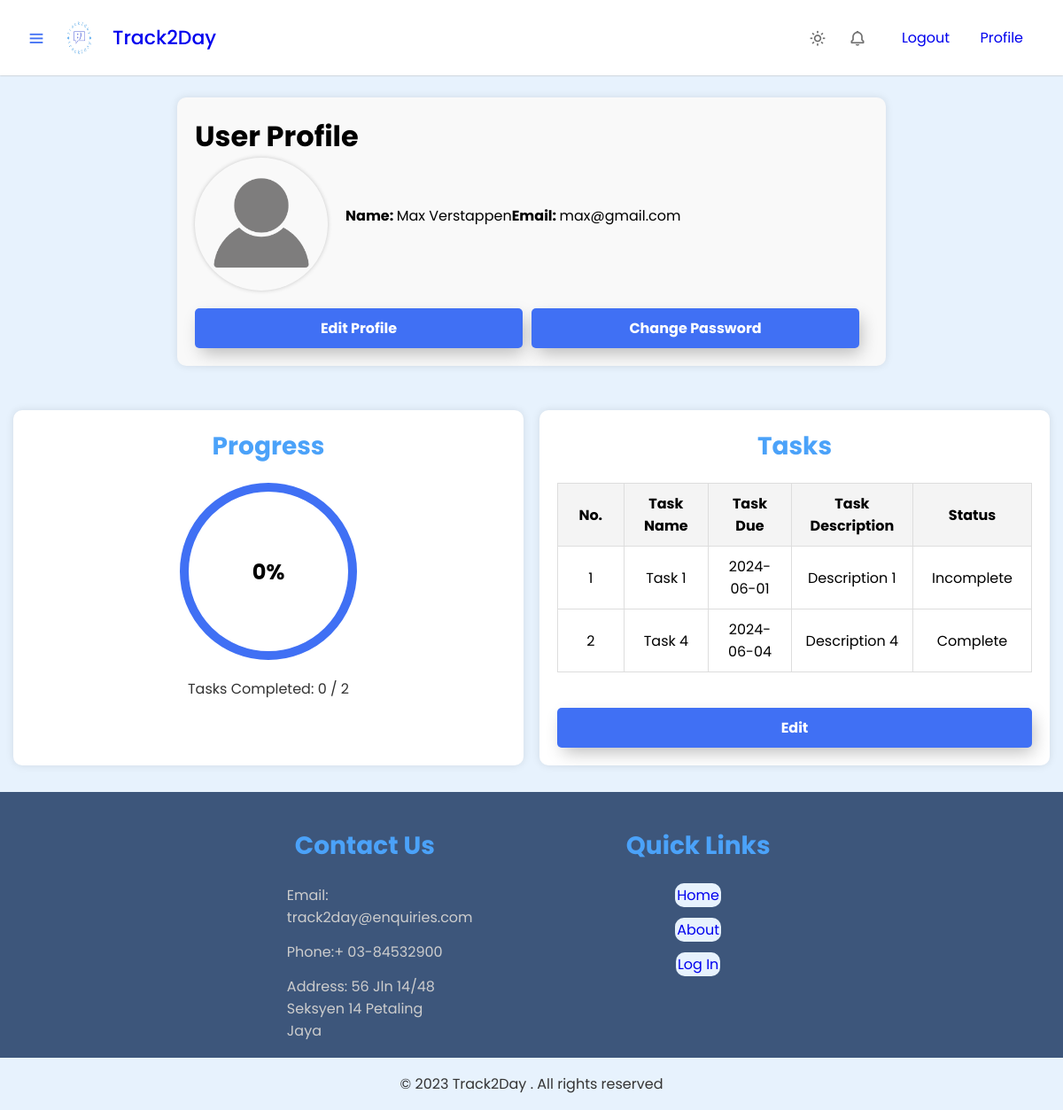
Screenshot of /userprofile.php (signed in) with the database file from the repository.
### tables this page shows
CREATE TABLE `user` (
  `user_email` varchar(45) NOT NULL,
  `user_fname` varchar(45) NOT NULL,
  `user_lname` varchar(45) NOT NULL,
  `user_password` varchar(45) NOT NULL,
  `adm_email` varchar(45) NOT NULL
);

CREATE TABLE `task` (
  `task_id` varchar(11) NOT NULL,
  `task_name` varchar(45) NOT NULL,
  `task_desc` varchar(45) NOT NULL,
  `task_duration` date DEFAULT NULL,
  `task_status` varchar(45) NOT NULL,
  `user_email` varchar(45) NOT NULL
);

### userprofile.php (the view, shortened to what this page needs)
<?php
include('dbconn.php');
$user_email = $_SESSION['email'];
$sql = "SELECT * FROM user WHERE user_email = '$user_email'";
$result = mysqli_query($dbconn, $sql);
if ($result && mysqli_num_rows($result) > 0) {
    $row = mysqli_fetch_assoc($result);
    $user_fname = $row['user_fname'];
    $user_lname = $row['user_lname'];
} else {
    echo "Error: User data not found.";
    exit();
}
$sql_completed_tasks = "SELECT COUNT(*) AS completed_tasks FROM task WHERE user_email = '$user_email' AND task_status = 'completed'";
$result_completed_tasks = mysqli_query($dbconn, $sql_completed_tasks);
if ($result_completed_tasks && mysqli_num_rows($result_completed_tasks) > 0) {
    $row_completed_tasks = mysqli_fetch_assoc($result_completed_tasks);
    $completed_tasks = $row_completed_tasks['completed_tasks'];
} else {
    $completed_tasks = 0;
}
$sql_total_tasks = "SELECT COUNT(*) AS total_tasks FROM task WHERE user_email = '$user_email'";
$result_total_tasks = mysqli_query($dbconn, $sql_total_tasks);
if ($result_total_tasks && mysqli_num_rows($result_total_tasks) > 0) {
    $row_total_tasks = mysqli_fetch_assoc($result_total_tasks);
    $total_tasks = $row_total_tasks['total_tasks'];
} else {
    $total_tasks = 0;
}
$progress_percentage = ($total_tasks > 0) ? ($completed_tasks / $total_tasks) * 100 : 0;
$sql_tasks = "SELECT * FROM task WHERE user_email = '$user_email'";
$result_tasks = mysqli_query($dbconn, $sql_tasks);
?>
<!DOCTYPE html>
<html lang="en">
<head>
    <link href="https://unpkg.com/boxicons@2.1.4/css/boxicons.min.css" rel="stylesheet" />
    <link rel="stylesheet" href="style.css" />
</head>
<body>
    <nav class="navbar">
        <div class="logo_item">
            <i class="bx bx-menu" id="sidebarOpen"></i>
            <img src="icon.jpg" alt="Track2Day Logo">
            <a href="menu2.php">Track2Day</a>
        </div>
        <div class="navbar_content">
            <i class='bx bx-sun' id="darkLight"></i>
            <i class='bx bx-bell'></i>
            <ul>
                <li><a href="logout.php">Logout</a></li>
                <li><a href="userprofile.php">Profile</a></li>
            </ul>
        </div>
    </nav>
    <main>
        <div class="profile-container">
            <h1>User Profile</h1>
            <div class="profile-details">
                <div class="profile-pic">
                    <img src="nopfp.png" alt="Profile Picture">
                </div>
                <div class="profile-details">
                    <p><strong>Name: </strong><?php echo htmlspecialchars($user_fname) . ' ' . htmlspecialchars($user_lname); ?></p>
                    <p><strong>Email: </strong><?php echo htmlspecialchars($user_email); ?></p>
                </div>
            </div>
            <div class="profile-actions">
                <button onclick="location.href='editprofile.html'">Edit Profile</button>
                <button onclick="location.href='changepassword.html'">Change Password</button>
            </div>
        </div>
        <div class="progress-task-container">
            <div class="progress-box">
                <h3>Progress</h3>
                <div class="progress-circle">
                    <span id="progress-percentage"><?php echo round($progress_percentage); ?>%</span>
                </div>
                <p>Tasks Completed: <?php echo $completed_tasks; ?> / <?php echo $total_tasks; ?></p>
            </div>
            <div class="tasks-box">
                <h3>Tasks</h3>
                <table class="task-table">
                    <thead>
                        <tr>
                            <th>No.</th>
                            <th>Task Name</th>
                            <th>Task Due</th>
                            <th>Task Description</th>
                            <th>Status</th>
                        </tr>
                    </thead>
                    <tbody>
                    <?php
                        if ($result_tasks && mysqli_num_rows($result_tasks) > 0) {
                            $task_number = 1;
                            while ($row_task = mysqli_fetch_assoc($result_tasks)) {
                                echo "<tr>";
                                echo "<td>" . $task_number . "</td>";
                                echo "<td>" . htmlspecialchars($row_task['task_name']) . "</td>";
                                echo "<td>" . htmlspecialchars($row_task['task_duration']) . "</td>";
                                echo "<td>" . htmlspecialchars($row_task['task_desc']) . "</td>";
                                echo "<td>" . htmlspecialchars($row_task['task_status']) . "</td>";
                                echo "</tr>";
                                $task_number++;
                            }
                        } else {
                            echo "<tr><td colspan='5'>No tasks found.</td></tr>";
                        }
                        ?>
                    </tbody>
                </table>
                <button onclick="location.href='tasks.php'">Edit</button>
            </div>
        </div>
    </main>
</body>
<footer>
    <div class="footer-container">
        <div class="footer-content">
            <h3>Contact Us</h3>
            <p>Email: track2day@enquiries.com</p>
            <p>Phone:+ 03-84532900</p>
            <p>Address: 56 Jln 14/48 Seksyen 14 Petaling Jaya</p>
        </div>
        <div class="footer-content">
            <h3>Quick Links</h3>
             <ul class="list">
                <li><a href="menu2.php">Home</a></li>
                <li><a href="aboutus2.php">About</a></li>
                <li><a href="login.html">Log In</a></li>
             </ul>
        </div>
    </div>
    <div class="bottom-bar">
        <p>&copy; 2023 Track2Day . All rights reserved</p>
    </div>
</footer>
</html>

### rows the page displays
user: user_fname "Max", user_lname "Verstappen"
task: task_name "Task 1", task_duration "2024-06-01", task_desc "Description 1", task_status "Incomplete"
task: task_name "Task 4", task_duration "2024-06-04", task_desc "Description 4", task_status "Complete"

### other values shown
$user_email "max@gmail.com"
$progress_percentage "0"
$completed_tasks "0"
$total_tasks "2"
